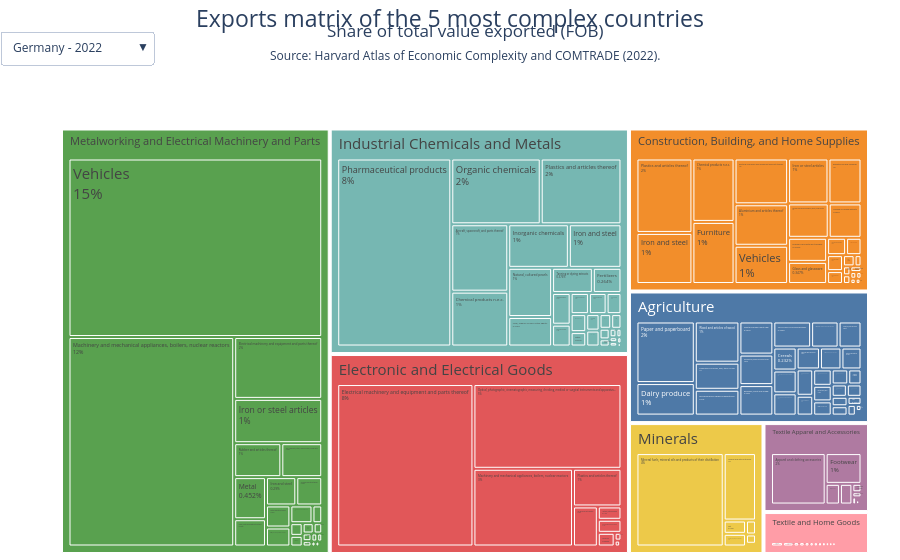

The code cell stored with this chart in its notebook:
### Markdown cell above
#### a) Top 5

### Code cell
# Plotting a tree map 
 # See this very useful example: https://stackoverflow.com/questions/64100889/add-dropdown-menu-to-plotly-express-treemap

data = top5_hs_merged

# Define custom colors for each cluster_name
custom_colors = {
        'Agriculture': '#4E79A7',
        'Industrial Chemicals and Metals': '#76B7B2',
        'Textile and Home Goods': '#FF9DA7',
        'Metalworking and Electrical Machinery and Parts': '#59A14F',
        'Construction, Building, and Home Supplies': '#F28E2B',
        'Electronic and Electrical Goods': '#E15759',
        'Textile Apparel and Accessories': '#AF7AA1',
        'Minerals': '#EDC949',     
}

# Tableau colors
#4E79A7 (Blue)
#F28E2B (Orange)
#E15759 (Red)
# #76B7B2 (Teal)
# #59A14F (Green)
# #EDC949 (Yellow)
# #AF7AA1 (Purple)
#FF9DA7 (Pink)

dfs = list(data.groupby("country",))

first_title = dfs[0][0]
traces = []
buttons = []
for i,d in enumerate(dfs):
        visible = [False] * len(dfs)
        visible[i] = True
        name = d[0]
        traces.append(
            px.treemap(d[1],
                    path=['cluster_name', 'desc_hs2'],
                    values='percent_fobvalue',
                    color='cluster_name',
                    color_discrete_map=custom_colors).update_traces(visible=True if i==0 else False).data[0]
        )
        
        buttons.append(dict(label=name,
                        method="update",
                        args=[{"visible":visible}]))  # Creating the dropdown menu

updatemenus = [{
        'active': 0,
        'buttons': buttons,
        'x': 0.12,  # Adjust the x position
        'y': 1.15,  # Adjust the y position
        'xanchor': 'right',  # Anchor the dropdown to the right
        'yanchor': 'top'  # Anchor the dropdown to the top
    }]

fig = go.Figure(data=traces,
                    layout=dict(updatemenus=updatemenus))

# Add title and subtitle
fig.update_layout(
    title={
        'text': "Exports matrix of the 5 most complex countries",
        'y':0.98,
        'x':0.5,
        'xanchor': 'center',
        'yanchor': 'top',
            'font': {'size': 23} 
        },
    annotations=[
        dict(
            text="Share of total value exported (FOB)",
            x=0.5,
            y=1.18,
            xref="paper",
            yref="paper",
            showarrow=False,
            font=dict(size=17)
            ),
        dict(
            text="Source: Harvard Atlas of Economic Complexity and COMTRADE (2022).",
            x=0.5,
            y=1.12,
            xref="paper",
            yref="paper",
            showarrow=False,
            font=dict(size=12)
        )
        ],
    margin=dict(t=100, l=25, r=25, b=0),
    showlegend=True,
    )

# Show percentages in each quadrant
fig.update_traces(textinfo='label+percent entry', textfont_size=15)

# Create white borders between categories
fig.update_traces(marker=dict(line=dict(width=1)))

# Remove all tooltips except the label and category
fig.update_traces(hovertemplate='%{label}<br>%{value:.1f}%<br>Category: %{customdata[0]}<extra></extra>')

# Erase the border of the treemap graph
fig.update_layout(xaxis_showgrid=False, yaxis_showgrid=False)

# Remove the outer border of the chart
fig.update_layout(
        paper_bgcolor='white',
        plot_bgcolor='white',
        margin=dict(t=100, l=25, r=25, b=0)
)
    
pio.write_json(fig, '../figures/figure3.json', pretty=True) # JSON
pio.write_html(fig, '../figures/figure3.html') #HTML 

# Show the figure
fig.show()

### Figure 1 — Plotly figure (JSON) as saved in the notebook; plotly's stock layout.template omitted (floating-point values rounded to 4 significant figures; data arrays with more than 128 entries replaced by an {"elided": "..."} marker saying what was removed)
{"data": [{"branchvalues": "total", "customdata": {"elided": "190x1 str values"}, "domain": {"x": [0, 1], "y": [0, 1]}, "hovertemplate": "%{label}<br>%{value:.1f}%<br>Category: %{customdata[0]}<extra></extra>", "ids": {"elided": "190 str values"}, "labels": {"elided": "190 str values"}, "marker": {"colors": {"elided": "190 str values"}, "line": {"width": 1}}, "name": "", "parents": {"elided": "190 str values"}, "textfont": {"size": 15}, "textinfo": "label+percent entry", "type": "treemap", "values": {"elided": "190 float values"}, "visible": true}, {"branchvalues": "total", "customdata": {"elided": "192x1 str values"}, "domain": {"x": [0, 1], "y": [0, 1]}, "hovertemplate": "%{label}<br>%{value:.1f}%<br>Category: %{customdata[0]}<extra></extra>", "ids": {"elided": "192 str values"}, "labels": {"elided": "192 str values"}, "marker": {"colors": {"elided": "192 str values"}, "line": {"width": 1}}, "name": "", "parents": {"elided": "192 str values"}, "textfont": {"size": 15}, "textinfo": "label+percent entry", "type": "treemap", "values": {"elided": "192 float values"}, "visible": false}, {"branchvalues": "total", "customdata": {"elided": "190x1 str values"}, "domain": {"x": [0, 1], "y": [0, 1]}, "hovertemplate": "%{label}<br>%{value:.1f}%<br>Category: %{customdata[0]}<extra></extra>", "ids": {"elided": "190 str values"}, "labels": {"elided": "190 str values"}, "marker": {"colors": {"elided": "190 str values"}, "line": {"width": 1}}, "name": "", "parents": {"elided": "190 str values"}, "textfont": {"size": 15}, "textinfo": "label+percent entry", "type": "treemap", "values": {"elided": "190 float values"}, "visible": false}, {"branchvalues": "total", "customdata": {"elided": "191x1 str values"}, "domain": {"x": [0, 1], "y": [0, 1]}, "hovertemplate": "%{label}<br>%{value:.1f}%<br>Category: %{customdata[0]}<extra></extra>", "ids": {"elided": "191 str values"}, "labels": {"elided": "191 str values"}, "marker": {"colors": {"elided": "191 str values"}, "line": {"width": 1}}, "name": "", "parents": {"elided": "191 str values"}, "textfont": {"size": 15}, "textinfo": "label+percent entry", "type": "treemap", "values": {"elided": "191 float values"}, "visible": false}, {"branchvalues": "total", "customdata": {"elided": "192x1 str values"}, "domain": {"x": [0, 1], "y": [0, 1]}, "hovertemplate": "%{label}<br>%{value:.1f}%<br>Category: %{customdata[0]}<extra></extra>", "ids": {"elided": "192 str values"}, "labels": {"elided": "192 str values"}, "marker": {"colors": {"elided": "192 str values"}, "line": {"width": 1}}, "name": "", "parents": {"elided": "192 str values"}, "textfont": {"size": 15}, "textinfo": "label+percent entry", "type": "treemap", "values": {"elided": "192 float values"}, "visible": false}], "layout": {"annotations": [{"font": {"size": 17}, "showarrow": false, "text": "Share of total value exported (FOB)", "x": 0.5, "xref": "paper", "y": 1.18, "yref": "paper"}, {"font": {"size": 12}, "showarrow": false, "text": "Source: Harvard Atlas of Economic Complexity and COMTRADE (2022).", "x": 0.5, "xref": "paper", "y": 1.12, "yref": "paper"}], "margin": {"b": 0, "l": 25, "r": 25, "t": 100}, "paper_bgcolor": "white", "plot_bgcolor": "white", "showlegend": true, "title": {"font": {"size": 23}, "text": "Exports matrix of the 5 most complex countries", "x": 0.5, "xanchor": "center", "y": 0.98, "yanchor": "top"}, "updatemenus": [{"active": 0, "buttons": [{"args": [{"visible": [true, false, false, false, false]}], "label": "Germany - 2022", "method": "update"}, {"args": [{"visible": [false, true, false, false, false]}], "label": "Japan - 2022", "method": "update"}, {"args": [{"visible": [false, false, true, false, false]}], "label": "Rep. of Korea - 2022", "method": "update"}, {"args": [{"visible": [false, false, false, true, false]}], "label": "Singapore - 2022", "method": "update"}, {"args": [{"visible": [false, false, false, false, true]}], "label": "Switzerland - 2022", "method": "update"}], "x": 0.12, "xanchor": "right", "y": 1.15, "yanchor": "top"}], "xaxis": {"showgrid": false}, "yaxis": {"showgrid": false}}}
